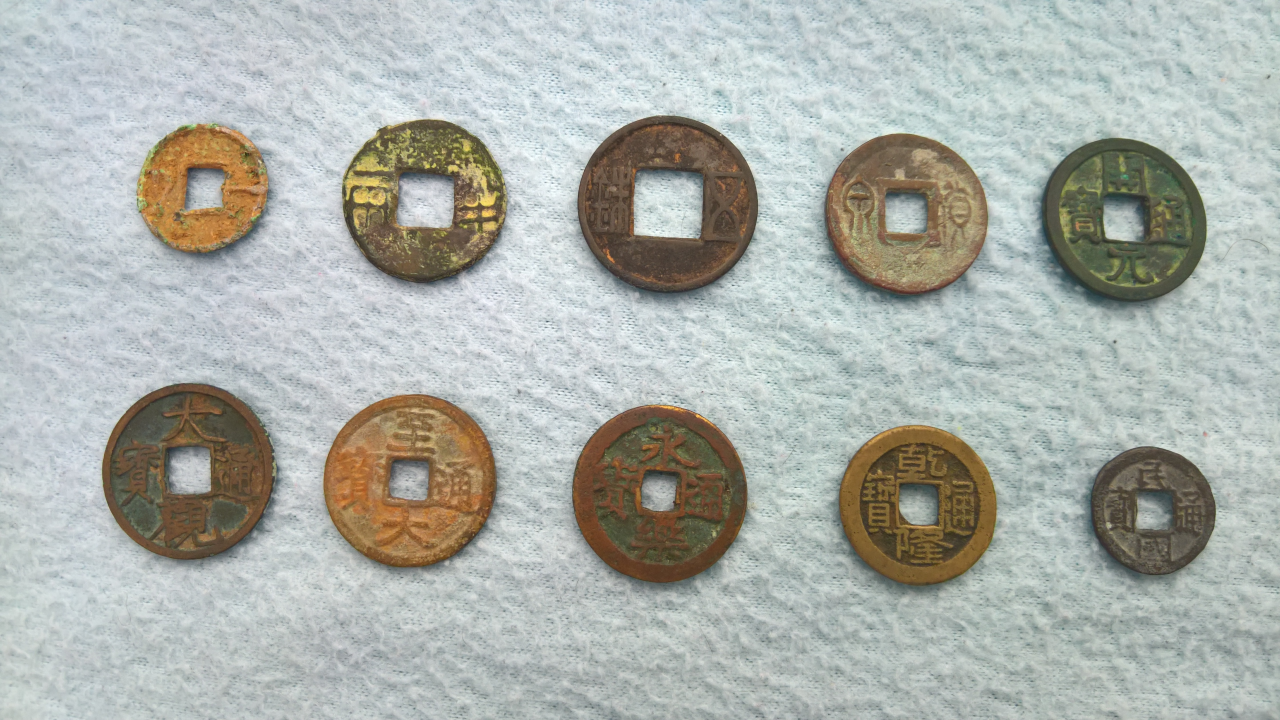
//> input picture Assignment5_Week3_CoinDetection/CoinsB.png, 3840 x 2160 px (shown at 1/3 size)
$ ./submission   (built with g++ and OpenCV 4)
//> lines starting //> are read from the running program, lines starting //| are printed output that depends on the picture; after the words box and inside, x2 and y2 are one past the last pixel; in counts of white or black regions, pixels touching at a corner belong together
#include <iostream>

#include <opencv2/opencv.hpp>
#include <opencv2/core.hpp>

using namespace std;

using namespace cv;
const string WindowName = "IMVIEW";
const string DATA_PATH = "../";
const int PREVIEW_WIDTH = 1280;
const int HALF_WIDTH = PREVIEW_WIDTH / 2;
const int PREVIEW_HEIGHT = 860;

// [5 lines left out: function show_and_wait, not called in this run]

Mat to_rgb(const Mat& image)
{
    Mat output;
    switch (image.type())
    {
        case CV_8UC1:
            cvtColor(image, output, cv::COLOR_GRAY2RGB);
            break;
        default:
            output = image.clone();
            break;
    }
    return output;
}

Mat fit_into_cv(const Mat &image)
{
    Mat output = image.clone();
    auto imgSize = image.size();
    if (imgSize.height > PREVIEW_HEIGHT)
    {
        auto scale = PREVIEW_HEIGHT / static_cast<double>(imgSize.height);
        resize(image, output, Size(), scale, scale, INTER_LINEAR);
        imgSize = output.size();
    }

    if (imgSize.width > HALF_WIDTH)
    {
        auto scale = HALF_WIDTH / static_cast<double>(imgSize.width);
        resize(image, output, Size(), scale, scale, INTER_LINEAR);
    }

    return output;
}

void show2_and_wait(const Mat& image1, const Mat& image2, int type)
{
    Mat imgToShow1 = image1.clone();
    Mat imgToShow2 = image2.clone();
    Mat cavan = Mat(Size(PREVIEW_WIDTH, PREVIEW_HEIGHT),type, Scalar(0, 0, 0)).clone();

    // Scale Image 1
    auto img1Size = image1.size();
    if (img1Size.height > img1Size.width)
    {
        auto scale = PREVIEW_HEIGHT / static_cast<double>(img1Size.height);
        resize(imgToShow1, imgToShow1, Size(), scale, scale, INTER_LINEAR);
        imgToShow1 = fit_into_cv(imgToShow1);
        img1Size = imgToShow1.size();
        imgToShow1.copyTo(cavan(Range(0, img1Size.height), Range(0, img1Size.width)));
    } else {
        auto scale = HALF_WIDTH / static_cast<double>(img1Size.width);
        resize(imgToShow1, imgToShow1, Size(), scale, scale, INTER_LINEAR);
        imgToShow1 = fit_into_cv(imgToShow1);
        img1Size = imgToShow1.size();
        cout << "Source width:" << image1.size() << " ,Scale:" << scale <<  ", Width: " << img1Size << endl;
        imgToShow1.copyTo(cavan(Range(0, img1Size.height), Range(0, img1Size.width)));
    }

    // Scale Image 2
    auto img2Size = image2.size();
    if (img2Size.height > img2Size.width)
    {
        auto scale = PREVIEW_HEIGHT / static_cast<double>(img2Size.height);
        resize(imgToShow2, imgToShow2, Size(), scale, scale, INTER_LINEAR);
        imgToShow2 = fit_into_cv(imgToShow2);
        img2Size = imgToShow2.size();
        imgToShow2.copyTo(cavan(Range(0, img2Size.height), Range(HALF_WIDTH, HALF_WIDTH + img2Size.width)));
    } else
    {
        auto scale = HALF_WIDTH / static_cast<double>(img2Size.width);
        resize(imgToShow2, imgToShow2, Size(), scale, scale, INTER_LINEAR);
        imgToShow2 = fit_into_cv(imgToShow2);
        img2Size = imgToShow2.size();
        imgToShow2.copyTo(cavan(Range(0, img2Size.height), Range(HALF_WIDTH, HALF_WIDTH + img2Size.width)));
    }

    imshow(WindowName, cavan);
    waitKey(0);

}

void show2_and_wait(const Mat& image1, const Mat& image2)
{
    show2_and_wait(
        to_rgb(image1),
        to_rgb(image2),
        CV_8UC3);
}

// [191 lines left out: function coinA, not called in this run]

void coinB()
{
    // Part A
    Mat coinsB = imread(DATA_PATH + "CoinsB.png", IMREAD_ANYCOLOR);
//> coinsB is the input picture: 2160 rows x 3840 cols, CV_8UC3; mean B, G, R 171.5, 177.3, 172.9
    // show_and_wait(coinsA);
    cout << coinsB.type() << endl;
//| 16
    Mat coinsBGray;
    cvtColor(coinsB, coinsBGray, cv::COLOR_RGB2GRAY);
    cout << coinsB.type() << "|" << coinsBGray.type() << endl;
//| 16|0

    // show2_and_wait(coinsA, coinsAGray);

    Mat coinsBChn[3], coinsBGrayChn[3];
    split(coinsB, coinsBChn);
    // split(coinsBGray, coinsBGrayChn);

    // red
    show2_and_wait(coinsB, coinsBChn[0]);
//| Source width:[3840 x 2160] ,Scale:0.166667, Width: [640 x 360]
    // green
    // show2_and_wait(coinsB, coinsBChn[1]);
    // blue
    // show2_and_wait(coinsB, coinsBChn[2]);

    /********************
     * Thresholds
     ********************/

    /*****************
     * THRESHOLDING
     ****************/
    int channel = 0;
    // [25 lines of commented-out code are left out]
    int thres = 90;
    Mat thresImg, otsu;
    threshold(coinsBChn[channel], thresImg, thres, 255, THRESH_BINARY_INV);
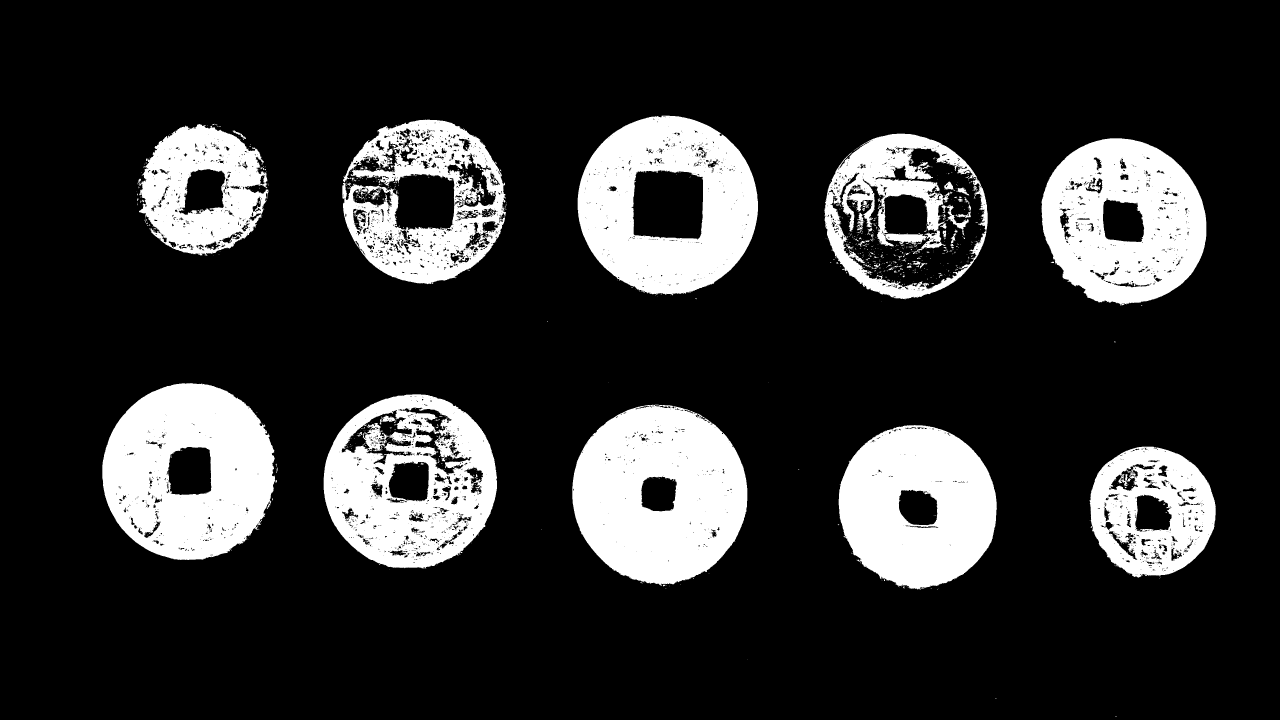
//> thresImg: 2160 rows x 3840 cols, CV_8UC1 (shown at 1/3 size); 18.1% white; 1274 white regions (1149 under 20 px), largest, box (x1, y1, x2, y2) and area: (1717, 1214, 2242, 1757) 210257, (307, 1149, 825, 1680) 196260, (1733, 347, 2274, 886) 184572
    threshold(coinsBChn[channel], otsu, 10, 255, THRESH_OTSU);
//> otsu: 2160 rows x 3840 cols, CV_8UC1; 77.9% white; 1679 black regions (1532 under 20 px), largest, box (x1, y1, x2, y2) and area: (1715, 1213, 2250, 1775) 224688, (306, 1148, 845, 1701) 212030, (970, 1182, 1506, 1724) 211480
    show2_and_wait(thresImg, coinsB);
//| Source width:[3840 x 2160] ,Scale:0.166667, Width: [640 x 360]
    // show2_and_wait(otsu, coinsB);
    /*****************
       * MORPHOLOGY
      ****************/

    int kernelSize = 10;
    Mat closed;
    // Try to remove Circular Shape from inner Holes
    Mat closeEl = getStructuringElement(MORPH_RECT, Size(2*kernelSize+1, 2*kernelSize+1), Point(kernelSize, kernelSize));
    morphologyEx(thresImg, closed, MORPH_CLOSE, closeEl, Point(-1, -1), 3);
//> closed: 2160 rows x 3840 cols, CV_8UC1; 20.8% white; 19 white regions (8 under 20 px), largest, box (x1, y1, x2, y2) and area: (1717, 1214, 2242, 1767) 214318, (971, 1183, 1491, 1709) 203342, (307, 1149, 833, 1680) 201863

    show2_and_wait(closed, thresImg);
//> call 3 of show2_and_wait, with type = 16
//| Source width:[3840 x 2160] ,Scale:0.166667, Width: [640 x 360]
//> in show2_and_wait (call 3), `imgToShow2.copyTo(cavan(Range(0, img2Size.height), Range(HALF_WIDTH, H..`:
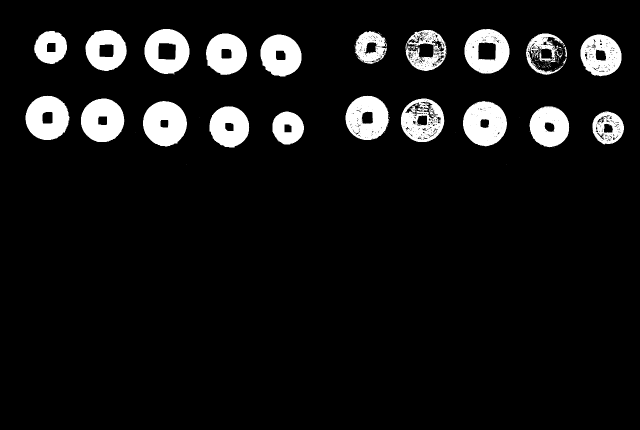
//> cavan: 860 rows x 1280 cols, CV_8UC3 (shown at 1/2 size); min 0, max 255, mean 20.8

    // [20 lines of commented-out code are left out]
    SimpleBlobDetector::Params params;
    params.filterByColor = false;
    params.minDistBetweenBlobs = 2;
    params.blobColor = 0;
    params.filterByArea = true;
    params.minArea = 100000;
    params.maxArea = 600000;
    params.filterByCircularity = false;
    params.minCircularity = 0.8;
    params.filterByConvexity = false;
    params.minConvexity = 0.7;
    params.filterByInertia = false;
    params.filterByInertia = 0.8;

    auto blobDetector = SimpleBlobDetector::create();
    blobDetector->setParams(params);
    std::vector<KeyPoint> keypoints;
    blobDetector->detect(closed, keypoints);
//> keypoints = 10 keypoints; (x, y, size): (2003, 615, 538.6), (1979, 1482, 530.9), (568, 1415, 526.7), (1231, 1444, 520.3), (3370, 664, 496.8), (2715, 648, 491.2), (1272, 603, 490), (2752, 1520, 482.5), (608, 568, 390.1), (3455, 1534, 382.7)
    if (keypoints.empty())
    {
        throw runtime_error("No keypoints found");
    }
    cout << "Found Points: " << keypoints.size() << endl;
//| Found Points: 10
    /*
    Mat markings;
    drawKeypoints(coinsB, keypoints, markings, Scalar(0, 255, 0), DrawMatchesFlags::DRAW_RICH_KEYPOINTS);
    show2_and_wait(markings, coinsB);
    */

    Mat detectedBlobs = coinsB.clone();
    for (const auto &kp : keypoints)
    {
        auto x = static_cast<int>(kp.pt.x);
        auto y = static_cast<int>(kp.pt.y);
        auto r = static_cast<int>(kp.size) / 2;
        circle(detectedBlobs, Point(x, y), 10, Scalar(255, 0, 0), -1);
        circle(detectedBlobs, Point(x, y), r, Scalar(0, 0, 255), 5);
    }
//> this loop made 10 passes
//> (kp, x, y, r) on passes 1 to 10: (keypoint at (3454.7, 1534.3), size 382.7, 3454, 1534, 191), (keypoint at (2752.1, 1519.8), size 482.5, 2752, 1519, 241), (keypoint at (1978.8, 1482.3), size 530.9, 1978, 1482, 265), (keypoint at (1230.8, 1444), size 520.3, 1230, 1444, 260), (keypoint at (567.6, 1415.2), size 526.7, 567, 1415, 263), (keypoint at (3370, 664.3), size 496.8, 3369, 664, 248), (keypoint at (2715, 648), size 491.2, 2715, 647, 245), (keypoint at (608.3, 568.3), size 390.1, 608, 568, 195), (keypoint at (1272.2, 602.7), size 490, 1272, 602, 244), (keypoint at (2003, 615.4), size 538.6, 2003, 615, 269)

    show2_and_wait(detectedBlobs, closed);
//| Source width:[3840 x 2160] ,Scale:0.166667, Width: [640 x 360]
//> in show2_and_wait (call 4), `imgToShow2.copyTo(cavan(Range(0, img2Size.height), Range(HALF_WIDTH, H..`: cavan: 860 rows x 1280 cols, CV_8UC3; mean B, G, R 46.8, 47.9, 47.7

    /*****************
    * CCA
    ****************/
    // invert image
    Mat inverted;
    bitwise_not(closed, inverted);
    show2_and_wait(inverted, closed);
//> in show2_and_wait (call 5), `Mat imgToShow1 = image1.clone();`: imgToShow1: 2160 rows x 3840 cols, CV_8UC3; 79.2% white; 19 black regions (8 under 20 px)
//| Source width:[3840 x 2160] ,Scale:0.166667, Width: [640 x 360]
//> in show2_and_wait (call 5), `imgToShow2.copyTo(cavan(Range(0, img2Size.height), Range(HALF_WIDTH, H..`: cavan: 860 rows x 1280 cols, CV_8UC3; min 0, max 255, mean 53.4

    Mat ccaLabels;
    int nComponents = connectedComponents(closed, ccaLabels);
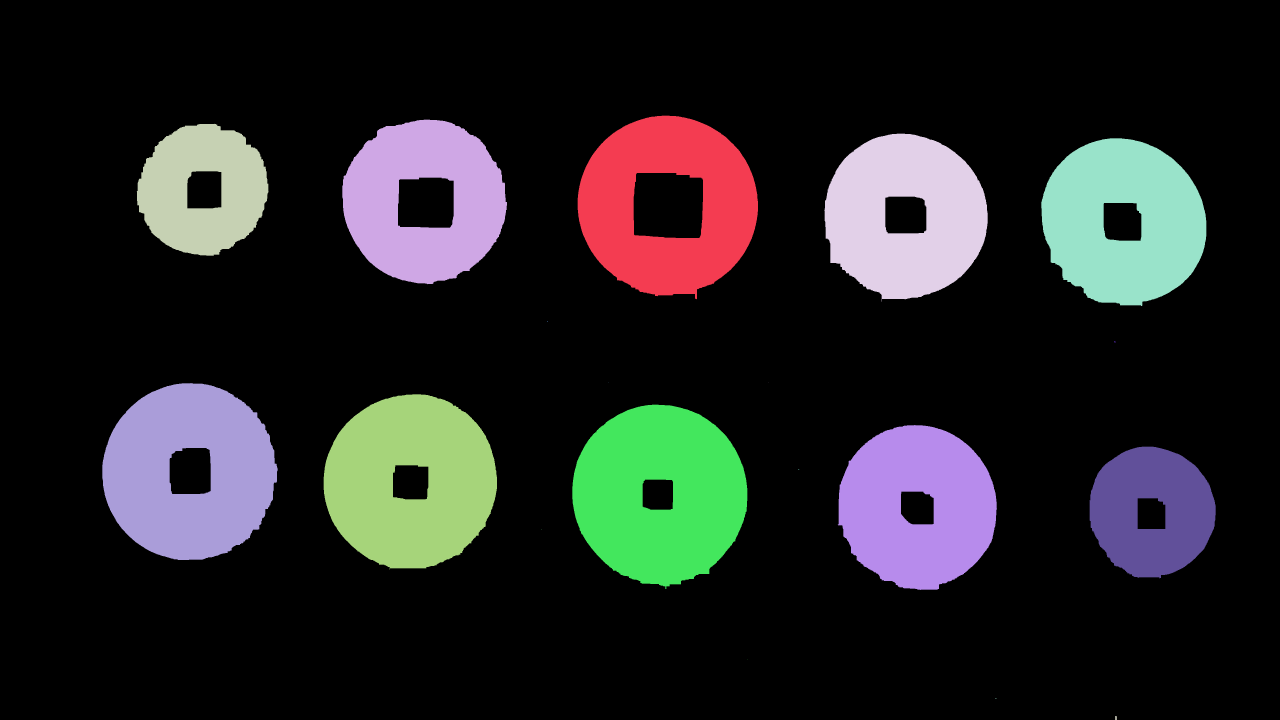
//> ccaLabels: 2160 rows x 3840 cols, CV_32SC1 (shown at 1/3 size); 20 distinct labels, from 0 to 19; one colour per label, 0 black
//> nComponents = 20
    cout << "Components: " << nComponents << endl;
//| Components: 20

    Mat imLabels = ccaLabels.clone();
    Point minLoc, maxLoc;
    double minVal, maxVal;
    minMaxLoc(imLabels, &minVal, &maxVal, &minLoc, &maxLoc);
//> minVal = 0; maxVal = 19; minLoc = Point(0, 0); maxLoc = Point(3346, 2148)

    // Normalize
    // show2_and_wait(imLabels == 1, imLabels == 2);
    imLabels = 255 * (imLabels - minVal) / (maxVal - minVal);
//> imLabels: 2160 rows x 3840 cols, CV_32SC1; 20 distinct labels, from 0 to 255
    imLabels.convertTo(imLabels, CV_8U);
//> imLabels: 2160 rows x 3840 cols, CV_8UC1
    Mat imColorMap;
    applyColorMap(imLabels, imColorMap, COLORMAP_JET);
    show2_and_wait(imColorMap, closed);
//| Source width:[3840 x 2160] ,Scale:0.166667, Width: [640 x 360]
//> in show2_and_wait (call 6), `imgToShow2.copyTo(cavan(Range(0, img2Size.height), Range(HALF_WIDTH, H..`:
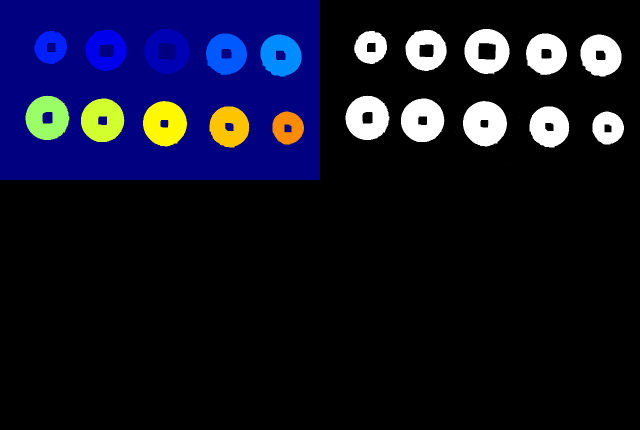
//> cavan: 860 rows x 1280 cols, CV_8UC3 (shown at 1/2 size); mean B, G, R 37.9, 17.4, 16.2

    /*****************
    * Conture Detection
   ****************/
    vector<vector<Point> > contours;
    vector<Vec4i> hierarchy;
    Mat detectedContours = coinsB.clone();
    findContours(closed, contours, hierarchy, RETR_CCOMP, CHAIN_APPROX_TC89_KCOS);
//> contours = 29 contours, 8 with area under 20; largest, box (x1, y1, x2, y2) and area: (1733, 347, 2274, 898) 227778, (1717, 1214, 2242, 1767) 221735, (307, 1149, 833, 1680) 217234, (971, 1183, 1491, 1709) 213016, (3124, 415, 3619, 918) 193157

    double areaMinThreshold = 10.;
    double areaMaxThreshold = 10;
    int maxIndex, maxArea = 0;
    vector<int> smallAreas;
    for (int i = 0; i < contours.size(); i++)
    {
        auto area = contourArea(contours[i]);
        if (area <= areaMinThreshold)
        {
            smallAreas.push_back(i);
        } else if (area > maxArea)
        {
            maxArea = static_cast<int>(area);
            maxIndex = i;
        }

        cout << i << " AREA: "<< contourArea(contours[i]) << endl;
    }
//> this loop made 29 passes
//> (area, maxArea) on passes 1, 6, 8, 10, 28: (27.5, 27), (115505, 115505), (182555, 182555), (221735, 221735), (227778, 227778)
//> area on passes 7, 9, 11, 12, 13, 14: 7370.5, 8930, 8075, 213016.5, 10416.5, 217234
//| 0 AREA: 27.5
//| 1 AREA: 0
//| 2 AREA: 0
//| 3 AREA: 0
//| 4 AREA: 0
//| 5 AREA: 115505
//| 6 AREA: 7370.5
//| 7 AREA: 182555
//> (output is shown up to pass 8 of 29)
//> after the loop, maxArea = 227778; maxIndex = 27

    // drawContours(detectedContours, contours, -1, Scalar(0, 255, 0), 1);
    Point2f center;
    float radius;
    for (int i = 0; i < contours.size(); i++)
    {
        // if (i == maxIndex)
        //     continue;
        if (find(smallAreas.begin(), smallAreas.end(), i) != smallAreas.end())
            continue;

        // cout << hierarchy[i][0] << " " << hierarchy[i][1] << " " << hierarchy[i][2] << " " << hierarchy[i][3] << endl;

        // Only highlight outer contures
        if (hierarchy[i][3] != -1)
            continue;

        auto M = moments(contours[i]);
        auto x = int(M.m10 / static_cast<double>(M.m00));
        auto y = int(M.m01 / static_cast<double>(M.m00));
        circle(detectedContours, Point(x, y), 5, Scalar(255, 0, 0), -1);
        putText(detectedContours, to_string(i + 1), Point(x + 10, y-10), FONT_HERSHEY_SIMPLEX, 5, Scalar(0, 255, 255));
        minEnclosingCircle(contours[i], center, radius);
        circle(detectedContours, center, radius, Scalar(0, 255, 0), 10);
    }
//> this loop made 29 passes
//> (x, y, center, radius) on passes 1, 6, 8, 10, 12, 14, 20, 22, 24, 26, 28: (3347, 2153, Point(3347.5, 2153.5), 5.7), (3454, 1534, Point(3448.3, 1537.3), 198.9), (2752, 1519, Point(2748.2, 1525.3), 250.9), (1978, 1482, Point(1974.1, 1490.1), 276.9), (1230, 1443, Point(1234.3, 1448.3), 267.8), (567, 1415, Point(571.7, 1415.8), 267.3), (3369, 664, Point(3368.9, 664.5), 258.2), (2715, 647, Point(2708.3, 655.9), 256), (608, 568, Point(608.2, 567.2), 202.3), (1272, 602, Point(1269, 602.1), 251.8), (2003, 615, Point(2005, 627.5), 282.3)
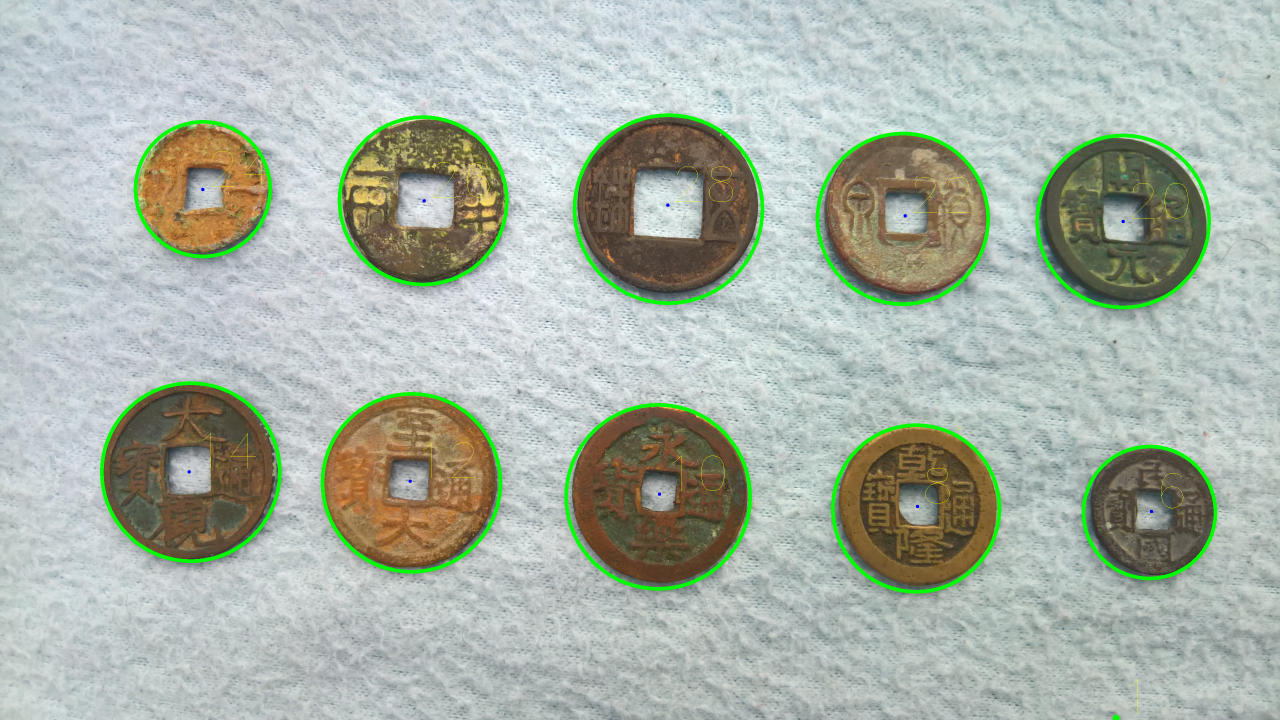
//> detectedContours: 2160 rows x 3840 cols, CV_8UC3 (shown at 1/3 size); mean B, G, R 168.4, 179.5, 169.9
//> after the loop, radius = 282.3

    show2_and_wait(detectedContours, detectedBlobs);
//| Source width:[3840 x 2160] ,Scale:0.166667, Width: [640 x 360]
//> in show2_and_wait (call 7), `imgToShow2.copyTo(cavan(Range(0, img2Size.height), Range(HALF_WIDTH, H..`:
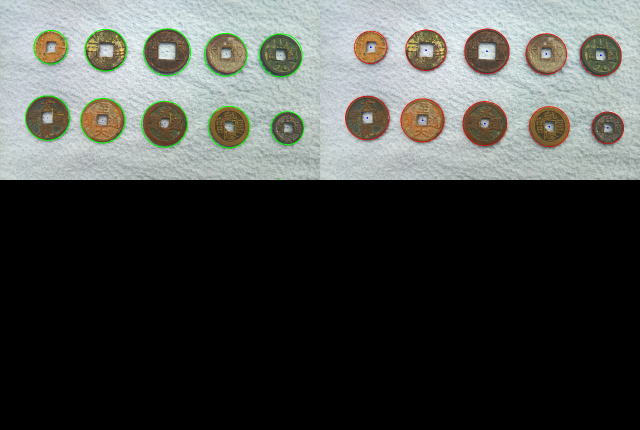
//> cavan: 860 rows x 1280 cols, CV_8UC3 (shown at 1/2 size); mean B, G, R 70.9, 74.4, 72.2
}

int main()
{
    namedWindow(WindowName);

    // coinA();

    coinB();
}
